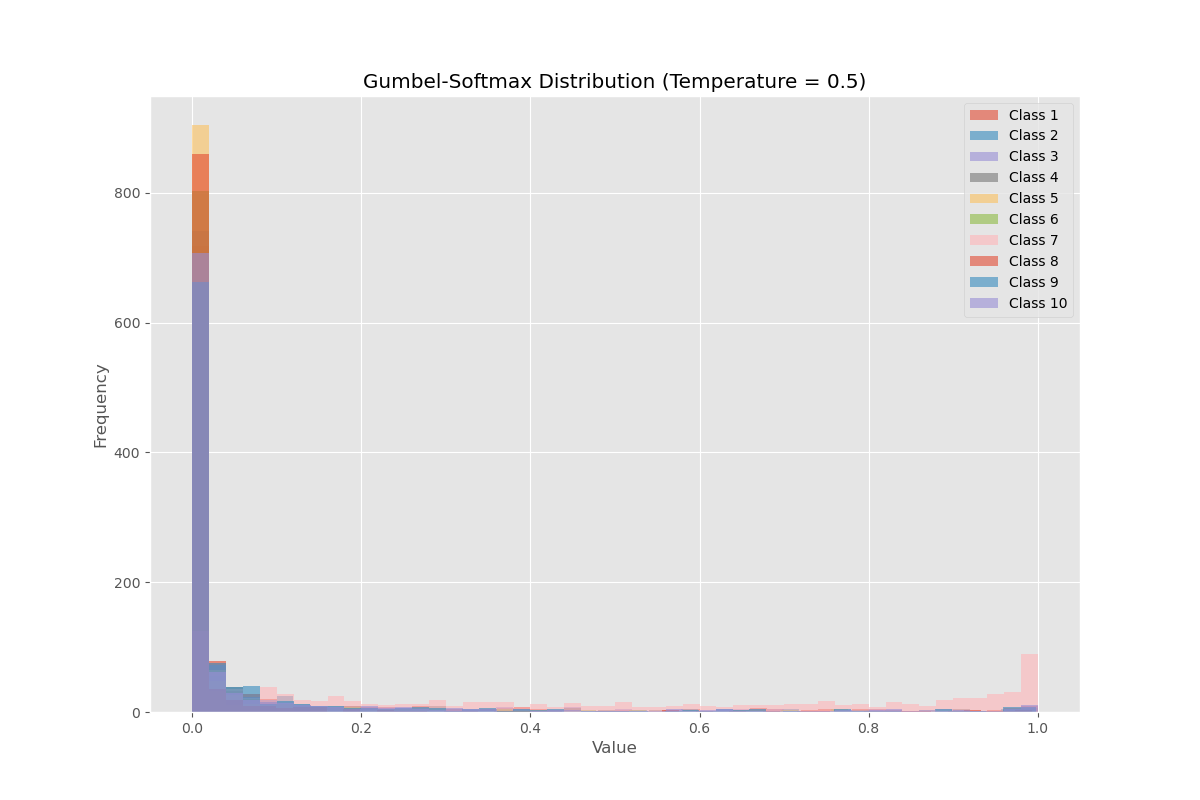

Python code for this plot:
import torch
import numpy as np
import random
import torch.nn as nn
import matplotlib.pyplot as plt
from scipy.stats import kurtosis

# Set the style to 'ggplot' for aesthetic enhancements
plt.style.use('ggplot')

# Seed setting for reproducibility
torch.manual_seed(42)
np.random.seed(42)
random.seed(42)

def gumbel_softmax(logits, temperature=1.0, eps=1e-20):
    """ Sample from the Gumbel-Softmax distribution and return samples in one-hot encoded form. """
    U = torch.rand_like(logits)
    G = -torch.log(-torch.log(U + eps) + eps)
    y = logits + G
    return torch.softmax(y / temperature, dim=-1)

# Define the number of classes and samples
num_classes = 10
num_samples = 1000

# Create logits for a categorical distribution over `num_classes` classes
logits = torch.randn(num_classes)

# Temperature parameter controls the discreteness
temperature = 0.5  # Try different values to see the effect (e.g., 0.1, 0.5, 1.0)

# Sample from Gumbel-Softmax
samples = torch.stack([gumbel_softmax(logits, temperature) for _ in range(num_samples)])

# Convert to numpy for plotting
samples_np = samples.numpy()

# Plotting
plt.figure(figsize=(12, 8))
for i in range(num_classes):
    plt.hist(samples_np[:, i], bins=50, alpha=0.6, label=f'Class {i+1}')

plt.title(f'Gumbel-Softmax Distribution (Temperature = {temperature})')
plt.xlabel('Value')
plt.ylabel('Frequency')
plt.legend()
plt.grid(True)
plt.savefig("gumbel.png")
plt.show()
